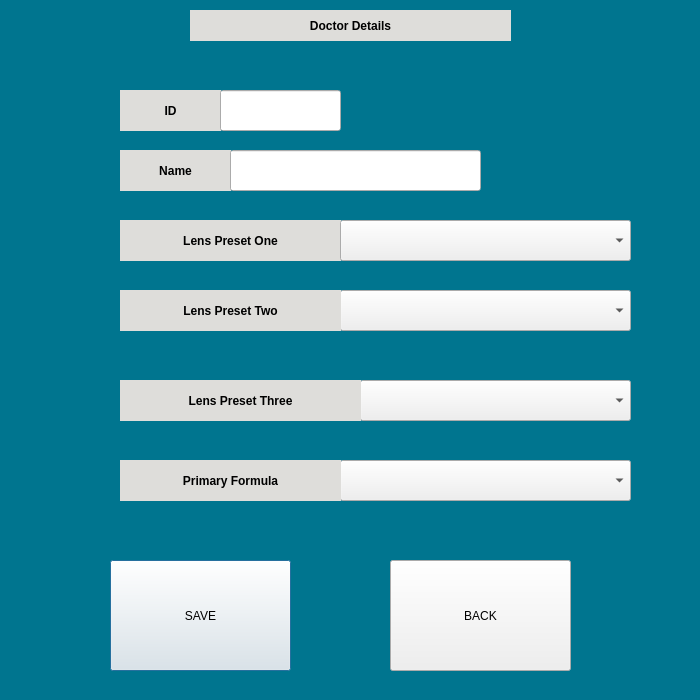
<?xml version="1.0" encoding="UTF-8"?>
<ui version="4.0">
 <class>AddDoctor</class>
 <widget class="QDialog" name="AddDoctor">
  <property name="geometry">
   <rect>
    <x>0</x>
    <y>0</y>
    <width>700</width>
    <height>700</height>
   </rect>
  </property>
  <property name="windowTitle">
   <string>Dialog</string>
  </property>
  <widget class="QLabel" name="label">
   <property name="geometry">
    <rect>
     <x>0</x>
     <y>0</y>
     <width>700</width>
     <height>700</height>
    </rect>
   </property>
   <property name="styleSheet">
    <string notr="true">background-color: rgb(0, 117, 143);</string>
   </property>
   <property name="text">
    <string/>
   </property>
  </widget>
  <widget class="QLabel" name="lblpatid">
   <property name="geometry">
    <rect>
     <x>120</x>
     <y>90</y>
     <width>101</width>
     <height>41</height>
    </rect>
   </property>
   <property name="styleSheet">
    <string notr="true">background-color: rgb(222, 221, 218);
font: 75 20pt &quot;Ubuntu&quot;;
font:bold;</string>
   </property>
   <property name="text">
    <string>ID</string>
   </property>
   <property name="alignment">
    <set>Qt::AlignCenter</set>
   </property>
  </widget>
  <widget class="QLabel" name="lblpatname">
   <property name="geometry">
    <rect>
     <x>120</x>
     <y>150</y>
     <width>111</width>
     <height>41</height>
    </rect>
   </property>
   <property name="styleSheet">
    <string notr="true">background-color: rgb(222, 221, 218);
font: 75 20pt &quot;Ubuntu&quot;;
font:bold;</string>
   </property>
   <property name="text">
    <string>Name</string>
   </property>
   <property name="alignment">
    <set>Qt::AlignCenter</set>
   </property>
  </widget>
  <widget class="QLineEdit" name="linedocname">
   <property name="geometry">
    <rect>
     <x>230</x>
     <y>150</y>
     <width>251</width>
     <height>41</height>
    </rect>
   </property>
   <property name="text">
    <string/>
   </property>
  </widget>
  <widget class="QLineEdit" name="linedocid">
   <property name="geometry">
    <rect>
     <x>220</x>
     <y>90</y>
     <width>121</width>
     <height>41</height>
    </rect>
   </property>
  </widget>
  <widget class="QLabel" name="lbldocdetails">
   <property name="geometry">
    <rect>
     <x>190</x>
     <y>10</y>
     <width>321</width>
     <height>31</height>
    </rect>
   </property>
   <property name="styleSheet">
    <string notr="true">background-color: rgb(222, 221, 218);
font: 75 20pt &quot;Ubuntu&quot;;
font:bold;</string>
   </property>
   <property name="text">
    <string>Doctor Details</string>
   </property>
   <property name="alignment">
    <set>Qt::AlignCenter</set>
   </property>
  </widget>
  <widget class="QLabel" name="lbllenspre1">
   <property name="geometry">
    <rect>
     <x>120</x>
     <y>220</y>
     <width>221</width>
     <height>41</height>
    </rect>
   </property>
   <property name="styleSheet">
    <string notr="true">background-color: rgb(222, 221, 218);
font: 75 20pt &quot;Ubuntu&quot;;
font:bold;</string>
   </property>
   <property name="text">
    <string>Lens Preset One</string>
   </property>
   <property name="alignment">
    <set>Qt::AlignCenter</set>
   </property>
  </widget>
  <widget class="QComboBox" name="comboBox">
   <property name="geometry">
    <rect>
     <x>340</x>
     <y>220</y>
     <width>291</width>
     <height>41</height>
    </rect>
   </property>
  </widget>
  <widget class="QComboBox" name="comboBox_2">
   <property name="geometry">
    <rect>
     <x>340</x>
     <y>290</y>
     <width>291</width>
     <height>41</height>
    </rect>
   </property>
  </widget>
  <widget class="QLabel" name="lbllenspre2">
   <property name="geometry">
    <rect>
     <x>120</x>
     <y>290</y>
     <width>221</width>
     <height>41</height>
    </rect>
   </property>
   <property name="styleSheet">
    <string notr="true">background-color: rgb(222, 221, 218);
font: 75 20pt &quot;Ubuntu&quot;;
font:bold;</string>
   </property>
   <property name="text">
    <string>Lens Preset Two</string>
   </property>
   <property name="alignment">
    <set>Qt::AlignCenter</set>
   </property>
  </widget>
  <widget class="QComboBox" name="comboBox_3">
   <property name="geometry">
    <rect>
     <x>360</x>
     <y>380</y>
     <width>271</width>
     <height>41</height>
    </rect>
   </property>
  </widget>
  <widget class="QLabel" name="lbllenspre3">
   <property name="geometry">
    <rect>
     <x>120</x>
     <y>380</y>
     <width>241</width>
     <height>41</height>
    </rect>
   </property>
   <property name="styleSheet">
    <string notr="true">background-color: rgb(222, 221, 218);
font: 75 20pt &quot;Ubuntu&quot;;
font:bold;</string>
   </property>
   <property name="text">
    <string>Lens Preset Three</string>
   </property>
   <property name="alignment">
    <set>Qt::AlignCenter</set>
   </property>
  </widget>
  <widget class="QComboBox" name="comboBox_4">
   <property name="geometry">
    <rect>
     <x>340</x>
     <y>460</y>
     <width>291</width>
     <height>41</height>
    </rect>
   </property>
  </widget>
  <widget class="QLabel" name="lbllensformula">
   <property name="geometry">
    <rect>
     <x>120</x>
     <y>460</y>
     <width>221</width>
     <height>41</height>
    </rect>
   </property>
   <property name="styleSheet">
    <string notr="true">background-color: rgb(222, 221, 218);
font: 75 20pt &quot;Ubuntu&quot;;
font:bold;</string>
   </property>
   <property name="text">
    <string>Primary Formula</string>
   </property>
   <property name="alignment">
    <set>Qt::AlignCenter</set>
   </property>
  </widget>
  <widget class="QPushButton" name="Butsave">
   <property name="geometry">
    <rect>
     <x>110</x>
     <y>560</y>
     <width>181</width>
     <height>111</height>
    </rect>
   </property>
   <property name="text">
    <string>SAVE</string>
   </property>
  </widget>
  <widget class="QPushButton" name="ButBack">
   <property name="geometry">
    <rect>
     <x>390</x>
     <y>560</y>
     <width>181</width>
     <height>111</height>
    </rect>
   </property>
   <property name="text">
    <string>BACK</string>
   </property>
  </widget>
 </widget>
 <resources/>
 <connections/>
</ui>
